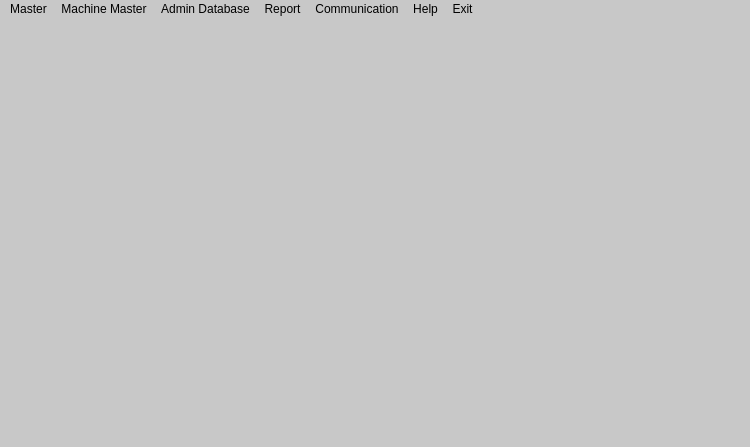
<?xml version="1.0" encoding="UTF-8"?>
<ui version="4.0">
 <class>MainWindow</class>
 <widget class="QMainWindow" name="MainWindow">
  <property name="geometry">
   <rect>
    <x>0</x>
    <y>0</y>
    <width>750</width>
    <height>447</height>
   </rect>
  </property>
  <property name="windowTitle">
   <string>MainWindow</string>
  </property>
  <property name="styleSheet">
   <string notr="true">background-color: rgb(200, 200, 200);</string>
  </property>
  <widget class="QWidget" name="centralwidget"/>
  <widget class="QStatusBar" name="statusbar"/>
  <widget class="QMenuBar" name="menubar">
   <property name="geometry">
    <rect>
     <x>0</x>
     <y>0</y>
     <width>750</width>
     <height>21</height>
    </rect>
   </property>
   <widget class="QMenu" name="menuMaster">
    <property name="title">
     <string>Master</string>
    </property>
    <widget class="QMenu" name="menuCustomers">
     <property name="title">
      <string>Customers</string>
     </property>
     <addaction name="actionCustomer_Master"/>
     <addaction name="actionCustomer_Reg_Info"/>
    </widget>
    <addaction name="separator"/>
    <addaction name="actionUser_Login"/>
    <addaction name="menuCustomers"/>
   </widget>
   <widget class="QMenu" name="menuMachine_Master">
    <property name="title">
     <string>Machine Master</string>
    </property>
    <addaction name="actionMchn_W_I_P_Info"/>
    <addaction name="actionMchn_Stock_Info"/>
    <addaction name="actionMchn_Sale_Info"/>
   </widget>
   <widget class="QMenu" name="menuAdmin_Database">
    <property name="title">
     <string>Admin Database</string>
    </property>
    <addaction name="actionManage_Database"/>
    <addaction name="actionUpdate_Database"/>
   </widget>
   <widget class="QMenu" name="menuReport">
    <property name="title">
     <string>Report</string>
    </property>
    <addaction name="actionDaily_Transactions"/>
   </widget>
   <widget class="QMenu" name="menuCommunication">
    <property name="title">
     <string>Communication</string>
    </property>
    <addaction name="actionPDA_Communication"/>
    <addaction name="actionToken_Number"/>
    <addaction name="actionSetting"/>
   </widget>
   <widget class="QMenu" name="menuHelp">
    <property name="title">
     <string>Help</string>
    </property>
    <addaction name="actionContents"/>
    <addaction name="actionIndex"/>
    <addaction name="actionTechnical_Support"/>
    <addaction name="actionOnline_Help"/>
   </widget>
   <widget class="QMenu" name="menuExit">
    <property name="title">
     <string>Exit</string>
    </property>
   </widget>
   <addaction name="menuMaster"/>
   <addaction name="menuMachine_Master"/>
   <addaction name="menuAdmin_Database"/>
   <addaction name="menuReport"/>
   <addaction name="menuCommunication"/>
   <addaction name="menuHelp"/>
   <addaction name="menuExit"/>
  </widget>
  <action name="actionUser_Login">
   <property name="text">
    <string>User Login</string>
   </property>
  </action>
  <action name="actionCustomer_Master">
   <property name="text">
    <string>Customer Master</string>
   </property>
  </action>
  <action name="actionCustomer_Reg_Info">
   <property name="text">
    <string>Customer Reg. Info</string>
   </property>
  </action>
  <action name="actionMchn_W_I_P_Info">
   <property name="text">
    <string>Mchn_W.I.P.Info</string>
   </property>
  </action>
  <action name="actionMchn_Stock_Info">
   <property name="text">
    <string>Mchn_Stock Info</string>
   </property>
  </action>
  <action name="actionMchn_Sale_Info">
   <property name="text">
    <string>Mchn_Sale Info</string>
   </property>
  </action>
  <action name="actionManage_Database">
   <property name="text">
    <string>Manage Database</string>
   </property>
  </action>
  <action name="actionUpdate_Database">
   <property name="text">
    <string>Update Database</string>
   </property>
  </action>
  <action name="actionDaily_Transactions">
   <property name="text">
    <string>Daily Transactions</string>
   </property>
  </action>
  <action name="actionPDA_Communication">
   <property name="text">
    <string>PDA Communication</string>
   </property>
  </action>
  <action name="actionToken_Number">
   <property name="text">
    <string>Token Number</string>
   </property>
  </action>
  <action name="actionSetting">
   <property name="text">
    <string>Setting</string>
   </property>
  </action>
  <action name="actionContents">
   <property name="text">
    <string>Contents</string>
   </property>
  </action>
  <action name="actionIndex">
   <property name="text">
    <string>Index</string>
   </property>
  </action>
  <action name="actionTechnical_Support">
   <property name="text">
    <string>Technical Support</string>
   </property>
  </action>
  <action name="actionOnline_Help">
   <property name="text">
    <string>Online Help</string>
   </property>
  </action>
 </widget>
 <resources/>
 <connections/>
</ui>
